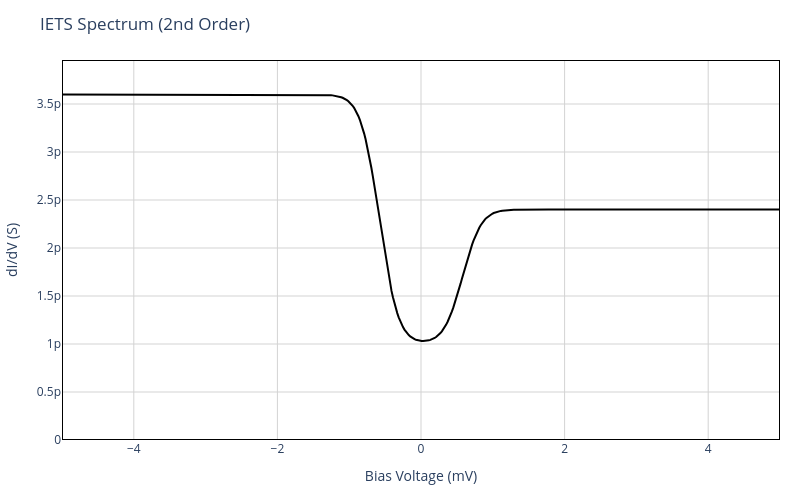

Notebook code cell kept with this figure:
### Markdown cell above
## IETS Simulation

### Code cell
# dIdV Calculation

# Play with parameters
spinsys.T=1
spinsys.ReadoutSpin=0 # Set the readout spin
spinsys.TipPolarization=[0,0,0.3]
spinsys.B=[0,0,5] # Magnetic field in Tesla

hamil.calcEigEnergies(spinsys) # Calculate the Eigenenergies 
dIdV.plot_IETS(spinsys, V_array=np.linspace(-5,5,500), norm=False, order='2nd');

### Figure 1 — Plotly figure (JSON) as saved in the notebook; plotly's stock layout.template omitted (floating-point values rounded to 4 significant figures; data arrays with more than 128 entries replaced by an {"elided": "..."} marker saying what was removed)
{"data": [{"line": {"color": "black", "width": 2}, "mode": "lines", "name": "IETS Spectrum", "type": "scatter", "x": {"elided": "500 float values"}, "y": {"elided": "500 float values"}}], "layout": {"height": 500, "margin": {"b": 60, "l": 60, "r": 20, "t": 60}, "paper_bgcolor": "white", "plot_bgcolor": "white", "shapes": [{"fillcolor": "rgba(0,0,0,0)", "line": {"color": "black", "width": 2}, "type": "rect", "x0": -5, "x1": 5, "xref": "x", "y0": 0, "y1": 3.958e-12, "yref": "y"}], "title": {"text": "IETS Spectrum (2nd Order)"}, "width": 800, "xaxis": {"gridcolor": "lightgray", "range": [-5, 5], "showgrid": true, "title": {"text": "Bias Voltage (mV)"}, "zeroline": false}, "yaxis": {"gridcolor": "lightgray", "range": [0, 3.958e-12], "showgrid": true, "title": {"text": "dI/dV (S)"}, "zeroline": false}}}
